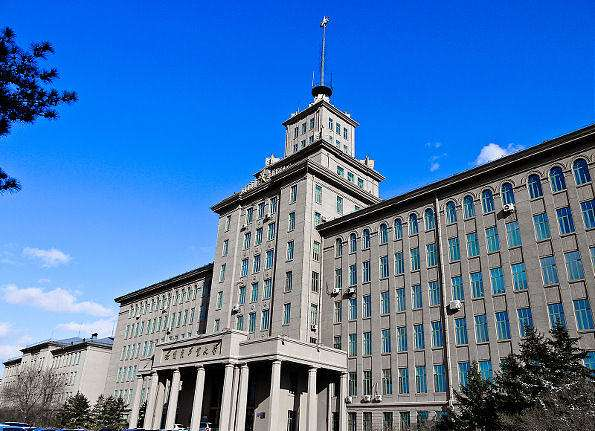
#> input picture test.jpeg, 595 x 431 px
$ python -i mycv2service.py   (imports and definitions only)   (older library calls are emulated)
#> lines starting #> are read from the running program, lines starting #| are printed output that depends on the picture
#> further down, picture is the input picture: shape (431, 595, 3); mean B, G, R 176.3, 119.3, 73.1
# -*- coding: utf-8 -*-
import flask
import cv2
import json
from json import dumps
from matplotlib import pyplot as plt

# [1 line not run here, left out]

imgpath = "test.jpeg"  # 图片路径

# 算法导入：sobel边缘检测
def sobelimg(img):
    # 1 读取图像
    img = img #cv2.imread('./horse.jpg',0)
    # 2 计算Sobel卷积结果
    x = cv2.Sobel(img, cv2.CV_16S, 1, 0)
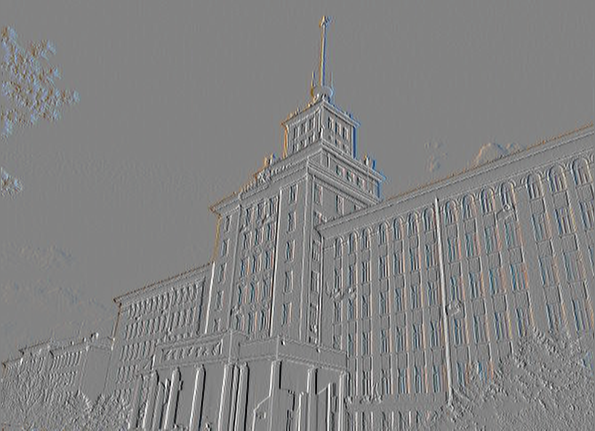
#> x: shape (431, 595, 3) int16; mean B, G, R -0.7, -0.5, -0.4; drawn with min black and max white
    y = cv2.Sobel(img, cv2.CV_16S, 0, 1)
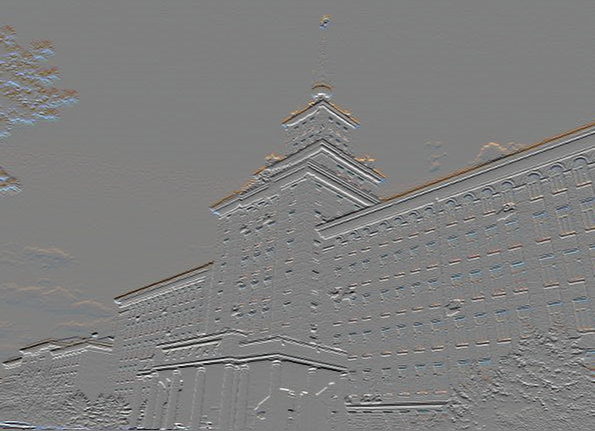
#> y: shape (431, 595, 3) int16; mean B, G, R -2.5, 0, 1.6; drawn with min black and max white
    # 3 将数据进行转换
    Scale_absX = cv2.convertScaleAbs(x)  # convert 转换  scale 缩放
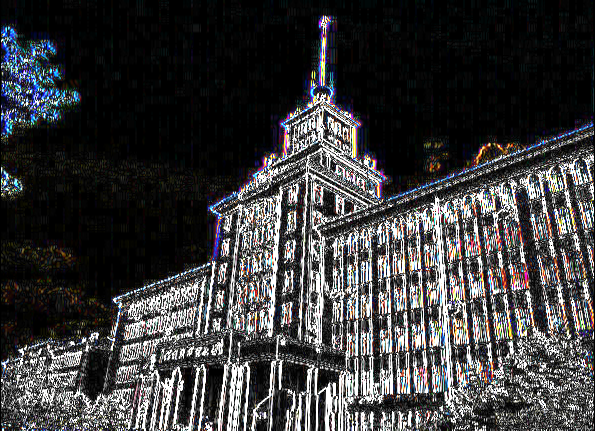
#> Scale_absX: shape (431, 595, 3); mean B, G, R 60.8, 60, 60.4
    Scale_absY = cv2.convertScaleAbs(y)
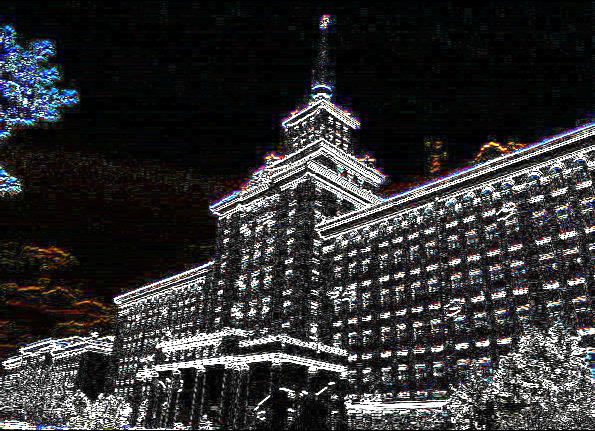
#> Scale_absY: shape (431, 595, 3); mean B, G, R 50.3, 49.4, 49.8
    # 4 结果合成
    result = cv2.addWeighted(Scale_absX, 0.5, Scale_absY, 0.5, 0)
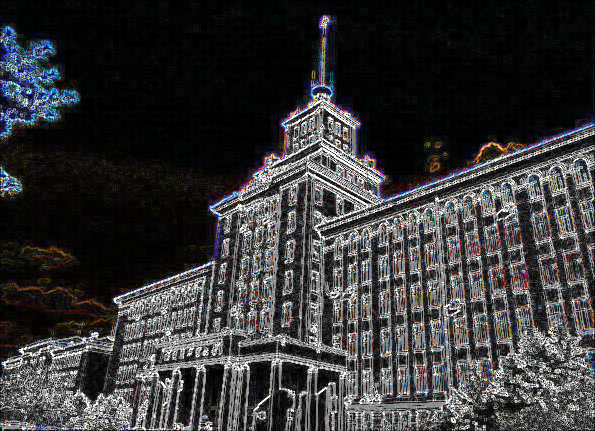
#> result: shape (431, 595, 3); mean B, G, R 55.6, 54.7, 55.1
    # [7 lines of commented-out code are left out]
    return result


# 图像处理中间操作，可以在下面的过程中添加，然后将结果传输出去
# [44 lines left out: functions input_image, bot, not called in this run]

# [2 lines not run here, left out]

>>> import cv2
>>> picture = cv2.imread('test.jpeg')
>>> result = sobelimg(picture)
